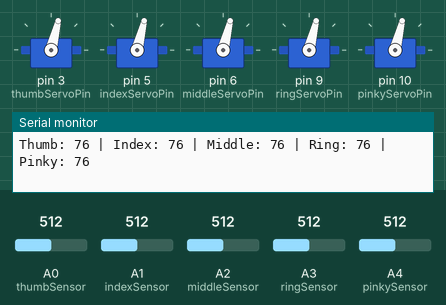
This sketch was run on a simulated Arduino Uno, built with avr-gcc and run on an emulated ATmega328P. Parts: 5 × servo, the last lines printed to the serial monitor. Inputs (shaded band) come from the test bench; at power-on: A0 (thumbSensor) = 512, A1 (indexSensor) = 512, A2 (middleSensor) = 512, A3 (ringSensor) = 512, A4 (pinkySensor) = 512.

Above: at 1.2 s.
1.3 s: A0 (thumbSensor) set to 716
At 2.1 s:
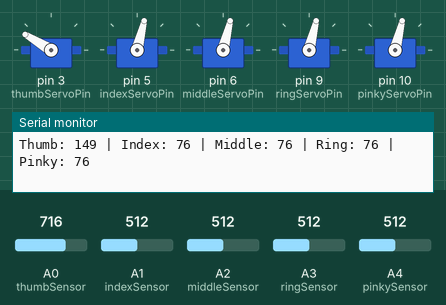
2.8 s: A1 (indexSensor) set to 716
At 3.2 s:
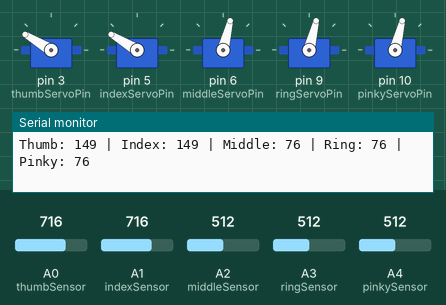
4.3 s: A2 (middleSensor) set to 716
At 5.2 s:
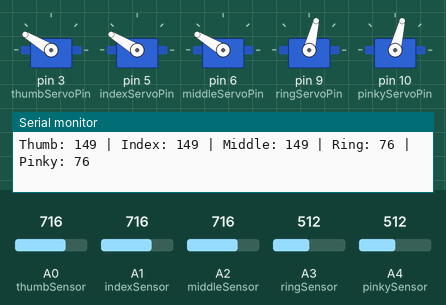
5.8 s: A3 (ringSensor) set to 306
At 6.9 s:
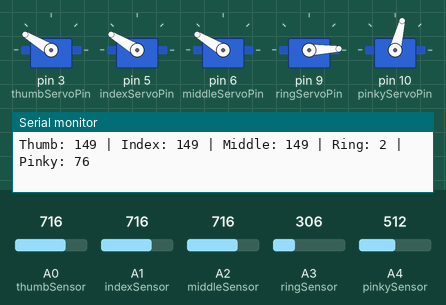
7.3 s: A4 (pinkySensor) set to 716
At 7.7 s:
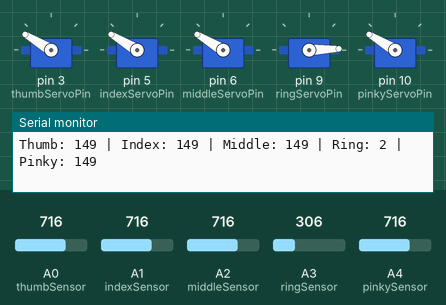
8.8 s: A0 (thumbSensor) set to 306
At 9.3 s:
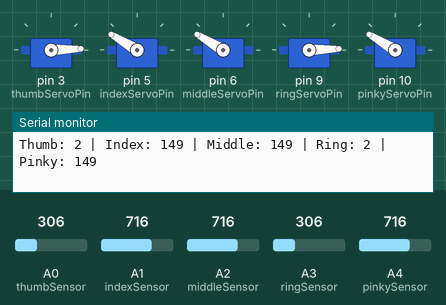
Timing chart, 0 to 11.3 s (numbered marks = the images above; inputs shaded):
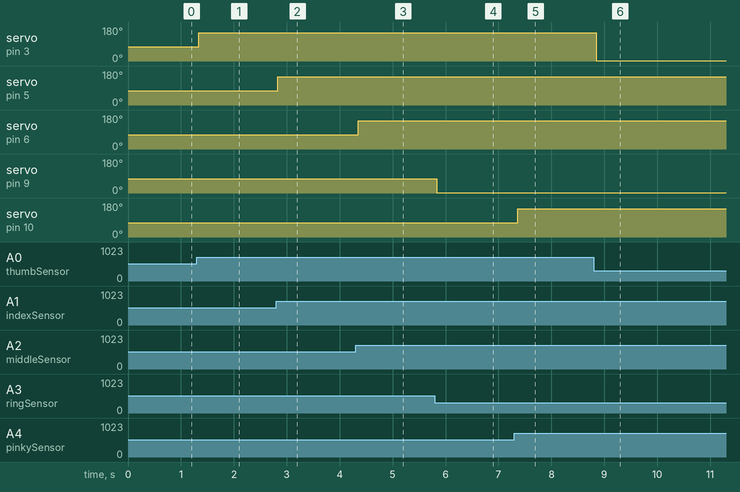

Measured:
- after the input at 1.3 s, servo on pin 3 (thumbServoPin): 76° → 149° at once
- after the input at 2.8 s, servo on pin 5 (indexServoPin): 76° → 149° at once
- after the input at 4.3 s, servo on pin 6 (middleServoPin): 76° → 149° after 0.06 s
- after the input at 5.8 s, servo on pin 9 (ringServoPin): 76° → 2° at once
- after the input at 7.3 s, servo on pin 10 (pinkyServoPin): 76° → 149° after 0.06 s
- after the input at 8.8 s, servo on pin 3 (thumbServoPin): 149° → 2° at once

The sketch:

v2_named_fingers.ino
```cpp
#include <Servo.h>  // Include the Servo library

// Create Servo objects for each finger
Servo thumbServo, indexServo, middleServo, ringServo, pinkyServo;

// Define flex sensor pins (INPUT)
const int thumbSensor = A0;
const int indexSensor = A1;
const int middleSensor = A2;
const int ringSensor = A3;
const int pinkySensor = A4;

// Define servo motor pins (OUTPUT)
const int thumbServoPin = 3;
const int indexServoPin = 5;
const int middleServoPin = 6;
const int ringServoPin = 9;
const int pinkyServoPin = 10;

// Sensor calibration values (Adjust these based on testing)
int minFlex = 300;  // Value when finger is straight
int maxFlex = 800;  // Value when finger is fully bent

void setup() {
    Serial.begin(9600);  // Start Serial Monitor for debugging

    // Attach servos to their respective pins
    thumbServo.attach(thumbServoPin);
    indexServo.attach(indexServoPin);
    middleServo.attach(middleServoPin);
    ringServo.attach(ringServoPin);
    pinkyServo.attach(pinkyServoPin);
}

void loop() {
    // Read flex sensor values
    int thumbVal = analogRead(thumbSensor);
    int indexVal = analogRead(indexSensor);
    int middleVal = analogRead(middleSensor);
    int ringVal = analogRead(ringSensor);
    int pinkyVal = analogRead(pinkySensor);

    // Convert sensor values to servo angles (0° - 180°)
    int thumbAngle = map(thumbVal, minFlex, maxFlex, 0, 180);
    int indexAngle = map(indexVal, minFlex, maxFlex, 0, 180);
    int middleAngle = map(middleVal, minFlex, maxFlex, 0, 180);
    int ringAngle = map(ringVal, minFlex, maxFlex, 0, 180);
    int pinkyAngle = map(pinkyVal, minFlex, maxFlex, 0, 180);

    // Constrain angles to prevent out-of-range values
    thumbAngle = constrain(thumbAngle, 0, 180);
    indexAngle = constrain(indexAngle, 0, 180);
    middleAngle = constrain(middleAngle, 0, 180);
    ringAngle = constrain(ringAngle, 0, 180);
    pinkyAngle = constrain(pinkyAngle, 0, 180);

    // Move servos to corresponding angles
    thumbServo.write(thumbAngle);
    indexServo.write(indexAngle);
    middleServo.write(middleAngle);
    ringServo.write(ringAngle);
    pinkyServo.write(pinkyAngle);

    // Print sensor values and servo angles for debugging
    Serial.print("Thumb: "); Serial.print(thumbAngle);
    Serial.print(" | Index: "); Serial.print(indexAngle);
    Serial.print(" | Middle: "); Serial.print(middleAngle);
    Serial.print(" | Ring: "); Serial.print(ringAngle);
    Serial.print(" | Pinky: "); Serial.println(pinkyAngle);

    delay(50);  // Small delay for smoother movement
}
```
